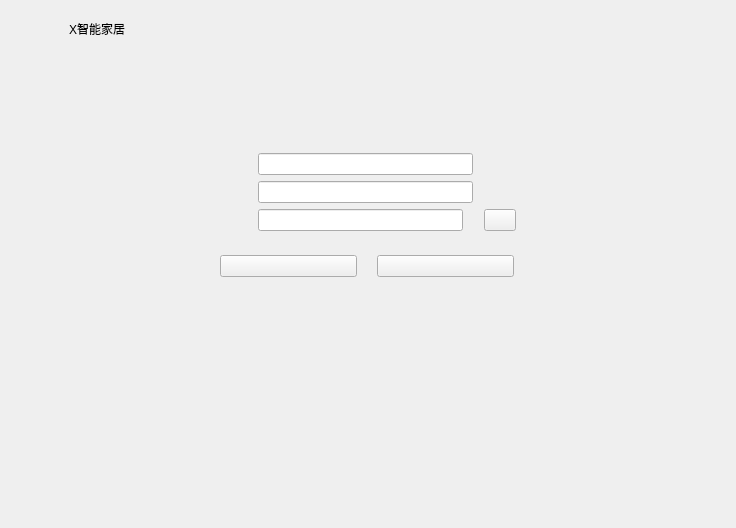
<?xml version="1.0" encoding="UTF-8"?>
<ui version="4.0">
 <class>PassWordChangePage</class>
 <widget class="QWidget" name="PassWordChangePage">
  <property name="geometry">
   <rect>
    <x>0</x>
    <y>0</y>
    <width>736</width>
    <height>528</height>
   </rect>
  </property>
  <property name="windowTitle">
   <string>Form</string>
  </property>
  <layout class="QHBoxLayout" name="horizontalLayout_6" stretch="1,2,1">
   <property name="leftMargin">
    <number>9</number>
   </property>
   <item>
    <layout class="QVBoxLayout" name="verticalLayout_4">
     <property name="spacing">
      <number>9</number>
     </property>
     <property name="leftMargin">
      <number>9</number>
     </property>
     <property name="topMargin">
      <number>9</number>
     </property>
     <property name="rightMargin">
      <number>9</number>
     </property>
     <property name="bottomMargin">
      <number>9</number>
     </property>
     <item>
      <widget class="QLabel" name="titleLab">
       <property name="layoutDirection">
        <enum>Qt::LeftToRight</enum>
       </property>
       <property name="text">
        <string>X智能家居</string>
       </property>
       <property name="alignment">
        <set>Qt::AlignCenter</set>
       </property>
      </widget>
     </item>
     <item>
      <spacer name="verticalSpacer_3">
       <property name="orientation">
        <enum>Qt::Vertical</enum>
       </property>
       <property name="sizeHint" stdset="0">
        <size>
         <width>53</width>
         <height>128</height>
        </size>
       </property>
      </spacer>
     </item>
    </layout>
   </item>
   <item>
    <widget class="QWidget" name="widget" native="true">
     <layout class="QVBoxLayout" name="verticalLayout_3" stretch="1,1,2">
      <property name="spacing">
       <number>0</number>
      </property>
      <property name="leftMargin">
       <number>0</number>
      </property>
      <property name="topMargin">
       <number>0</number>
      </property>
      <property name="rightMargin">
       <number>0</number>
      </property>
      <property name="bottomMargin">
       <number>0</number>
      </property>
      <item>
       <spacer name="verticalSpacer">
        <property name="orientation">
         <enum>Qt::Vertical</enum>
        </property>
        <property name="sizeHint" stdset="0">
         <size>
          <width>20</width>
          <height>175</height>
         </size>
        </property>
       </spacer>
      </item>
      <item>
       <widget class="QWidget" name="widget_10" native="true">
        <layout class="QVBoxLayout" name="verticalLayout_2">
         <item>
          <widget class="QWidget" name="widget_9" native="true">
           <layout class="QHBoxLayout" name="horizontalLayout_5" stretch="1,7">
            <item>
             <spacer name="horizontalSpacer_4">
              <property name="orientation">
               <enum>Qt::Horizontal</enum>
              </property>
              <property name="sizeHint" stdset="0">
               <size>
                <width>36</width>
                <height>20</height>
               </size>
              </property>
             </spacer>
            </item>
            <item>
             <widget class="QWidget" name="widget_8" native="true">
              <layout class="QVBoxLayout" name="verticalLayout" stretch="0,0,0">
               <item>
                <widget class="QWidget" name="widget_2" native="true">
                 <layout class="QHBoxLayout" name="horizontalLayout_2" stretch="5,1">
                  <property name="spacing">
                   <number>0</number>
                  </property>
                  <property name="leftMargin">
                   <number>0</number>
                  </property>
                  <property name="topMargin">
                   <number>0</number>
                  </property>
                  <property name="rightMargin">
                   <number>0</number>
                  </property>
                  <property name="bottomMargin">
                   <number>0</number>
                  </property>
                  <item>
                   <widget class="QLineEdit" name="accountEdit"/>
                  </item>
                  <item>
                   <spacer name="horizontalSpacer_5">
                    <property name="orientation">
                     <enum>Qt::Horizontal</enum>
                    </property>
                    <property name="sizeHint" stdset="0">
                     <size>
                      <width>39</width>
                      <height>20</height>
                     </size>
                    </property>
                   </spacer>
                  </item>
                 </layout>
                </widget>
               </item>
               <item>
                <widget class="QWidget" name="widget_3" native="true">
                 <layout class="QHBoxLayout" name="horizontalLayout" stretch="5,1">
                  <property name="spacing">
                   <number>0</number>
                  </property>
                  <property name="leftMargin">
                   <number>0</number>
                  </property>
                  <property name="topMargin">
                   <number>0</number>
                  </property>
                  <property name="rightMargin">
                   <number>0</number>
                  </property>
                  <property name="bottomMargin">
                   <number>0</number>
                  </property>
                  <item>
                   <widget class="QLineEdit" name="confidentialEdit"/>
                  </item>
                  <item>
                   <spacer name="horizontalSpacer_7">
                    <property name="orientation">
                     <enum>Qt::Horizontal</enum>
                    </property>
                    <property name="sizeHint" stdset="0">
                     <size>
                      <width>39</width>
                      <height>20</height>
                     </size>
                    </property>
                   </spacer>
                  </item>
                 </layout>
                </widget>
               </item>
               <item>
                <widget class="QWidget" name="widget_6" native="true">
                 <layout class="QHBoxLayout" name="horizontalLayout_3" stretch="10,1,0">
                  <property name="spacing">
                   <number>0</number>
                  </property>
                  <property name="leftMargin">
                   <number>0</number>
                  </property>
                  <property name="topMargin">
                   <number>0</number>
                  </property>
                  <property name="rightMargin">
                   <number>0</number>
                  </property>
                  <property name="bottomMargin">
                   <number>0</number>
                  </property>
                  <item>
                   <widget class="QLineEdit" name="passwordEdit"/>
                  </item>
                  <item>
                   <spacer name="horizontalSpacer_9">
                    <property name="orientation">
                     <enum>Qt::Horizontal</enum>
                    </property>
                    <property name="sizeHint" stdset="0">
                     <size>
                      <width>17</width>
                      <height>20</height>
                     </size>
                    </property>
                   </spacer>
                  </item>
                  <item>
                   <widget class="QPushButton" name="visableBtn">
                    <property name="maximumSize">
                     <size>
                      <width>32</width>
                      <height>32</height>
                     </size>
                    </property>
                    <property name="text">
                     <string/>
                    </property>
                   </widget>
                  </item>
                 </layout>
                </widget>
               </item>
              </layout>
             </widget>
            </item>
           </layout>
          </widget>
         </item>
         <item>
          <widget class="QWidget" name="widget_7" native="true">
           <layout class="QHBoxLayout" name="horizontalLayout_4" stretch="1,7,1,7,1">
            <property name="spacing">
             <number>0</number>
            </property>
            <property name="leftMargin">
             <number>0</number>
            </property>
            <property name="topMargin">
             <number>0</number>
            </property>
            <property name="rightMargin">
             <number>0</number>
            </property>
            <property name="bottomMargin">
             <number>0</number>
            </property>
            <item>
             <spacer name="horizontalSpacer_2">
              <property name="orientation">
               <enum>Qt::Horizontal</enum>
              </property>
              <property name="sizeHint" stdset="0">
               <size>
                <width>59</width>
                <height>20</height>
               </size>
              </property>
             </spacer>
            </item>
            <item>
             <widget class="QPushButton" name="okBtn">
              <property name="text">
               <string/>
              </property>
             </widget>
            </item>
            <item>
             <spacer name="horizontalSpacer">
              <property name="orientation">
               <enum>Qt::Horizontal</enum>
              </property>
              <property name="sizeHint" stdset="0">
               <size>
                <width>58</width>
                <height>20</height>
               </size>
              </property>
             </spacer>
            </item>
            <item>
             <widget class="QPushButton" name="cancelBtn">
              <property name="text">
               <string/>
              </property>
             </widget>
            </item>
            <item>
             <spacer name="horizontalSpacer_3">
              <property name="orientation">
               <enum>Qt::Horizontal</enum>
              </property>
              <property name="sizeHint" stdset="0">
               <size>
                <width>59</width>
                <height>20</height>
               </size>
              </property>
             </spacer>
            </item>
           </layout>
          </widget>
         </item>
        </layout>
       </widget>
      </item>
      <item>
       <spacer name="verticalSpacer_2">
        <property name="orientation">
         <enum>Qt::Vertical</enum>
        </property>
        <property name="sizeHint" stdset="0">
         <size>
          <width>20</width>
          <height>175</height>
         </size>
        </property>
       </spacer>
      </item>
     </layout>
    </widget>
   </item>
   <item>
    <widget class="QWidget" name="widget_5" native="true"/>
   </item>
  </layout>
 </widget>
 <resources/>
 <connections/>
</ui>
